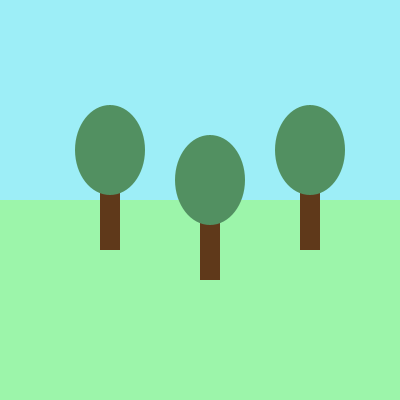
Frame 1 (no input)
Frame 60 (the mouse pressed at the canvas centre just before this capture): identical to frame 1, image omitted
Frame 120 (the mouse held since frame 60 and released just before this capture): identical to frame 1, image omitted

The Processing sketch that drew this single still picture (run headless with seeded random() and noise(); from frame 60 on, the mouse is pressed at the canvas centre):

// Processing sketch: Trees
// ── Trees.pde
color skyColour    = color(157, 238, 247);
color groundColour = color(156, 245, 170);
color leafColour   = color(82, 144, 97);
color trunkColour  = color(95, 57, 26);
float treeX;  
float treeY;

void setup()
{
  size(400, 400);
  noStroke();
}
 
void draw()
{ 
  treeX = 100;
  treeY = 180;
  
  background(skyColour);
  fill(groundColour);
  rect(0, height/2, width, height/2);
 
 println("First tree drawn at x= " + treeX);
  // Draw first tree
  fill(trunkColour);
  rect(treeX, treeY, 20, 70);
  fill(leafColour);
  ellipse(treeX+10, treeY-30, 70, 90);
 
  // Draw second tree to the right and down a bit
  treeX = treeX + 100;
  treeY = treeY + 30;
  drawTree(treeX, treeY, trunkColour, leafColour);
 
  // Draw third tree to the right and up a bit
  treeX = treeX + 100;
  treeY = treeY - 30;
  drawTree(treeX, treeY, trunkColour, leafColour);
}

void drawTree(float x, float y, color trunCol, color leafCol) {
  fill(trunCol);
  rect(x, y, 20, 70);
  fill(leafCol);
  ellipse(x+10, y-30, 70, 90);
}
